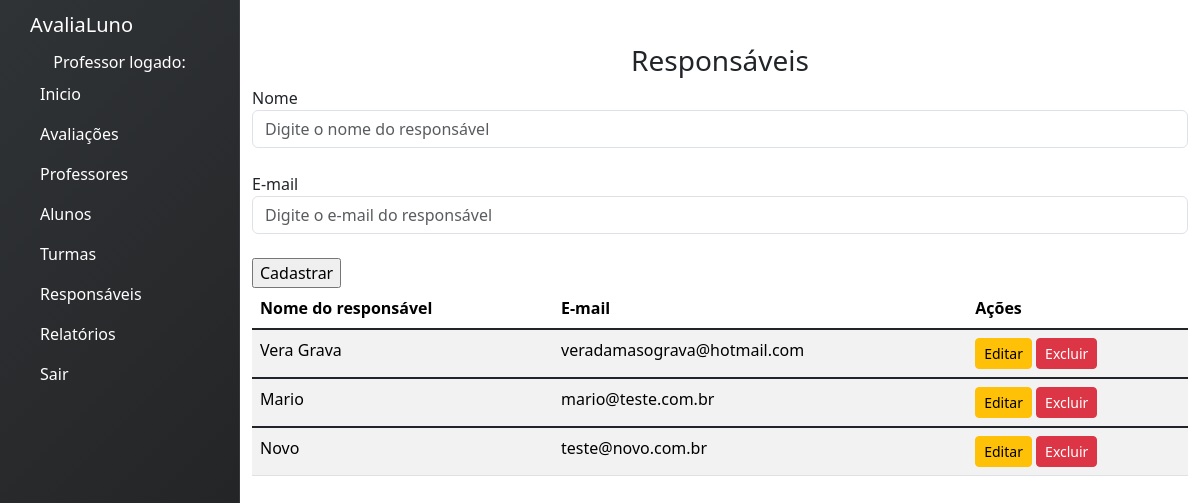
The app's page /responsaveis with its own data.
### avaliacoes/models.py (models this page shows, shortened)
class Responsavel(models.Model):
    nome = models.CharField(max_length=100)
    email = models.EmailField()
    class Meta:
        verbose_name = "Responsável"
        verbose_name_plural = "Responsáveis" # Define o nome plural personalizado

### avaliacoes/views.py (the view, shortened to what this page needs)
# urls.py: path('responsaveis', views.responsaveis, name='responsaveis'),
def responsaveis(request):
    lista_responsaveis = Responsavel.objects.all()
    return render(request,'responsaveis.html',{'lista_responsaveis':lista_responsaveis})

### avaliacoes/templates/responsaveis.html (shortened to what this page needs)
{% extends 'base.html' %}
{% block content %}
<h3><center> Responsáveis </center></h3>
<form action="" method="POST">
  <div class="form-group">
    <label for="exampleFormControlInput1">Nome</label>
    <input type="text" name="nome" id="nome" class="form-control" id="exampleFormControlInput1" placeholder="Digite o nome do responsável">
  </div>
  <br>
  <div class="form-group">
    <label for="exampleFormControlInput1">E-mail</label>
    <input type="text" name="email" id="email" class="form-control" id="exampleFormControlInput1" placeholder="Digite o e-mail do responsável">
  </div>
  <div class="form-group">
    <br>
    <input type="submit" name="salvar_responsavel" id="btnSalvar" value="Cadastrar">
  </div>
</form>
<div class="table-wrapper-scroll-y my-custom-scrollbar">
  <table class="table table-striped mb-1">
      <thead>
          <tr>
              <th scope="col">Nome do responsável</th>
              <th scope="col">E-mail</th>
              <th scope="col">Ações</th>
          </tr>
      </thead>
          {% for responsavel in lista_responsaveis %}
          <tbody>
              <tr>
                  <td>{{ responsavel.nome }}</td>
                  <td>{{ responsavel.email }}</td>
                  <td>
                    <button class="btn btn-sm btn-warning"
                      onclick="editarResponsavel(
                        '{{ responsavel.id }}',
                        '{{ responsavel.nome }}',
                        '{{ responsavel.email }}'
                      )">
                      Editar
                    </button>
                    <button class="btn btn-sm btn-danger"
                      onclick="abrirModalExcluir('{{ responsavel.id }}')">
                      Excluir
                    </button>
                  </td>
              </tr>
          </tbody>
          {% endfor %}
  </table>
</div>
{% endblock %}

### avaliacoes/static/base.css (style rules this page uses)
.my-custom-scrollbar { position: relative; height: 200px; overflow: auto; }
.table-wrapper-scroll-y { display: block; }

### records on screen
Responsavel: nome "Vera Grava", email "veradamasograva@hotmail.com"
Responsavel: nome "Mario", email "mario@teste.com.br"
Responsavel: nome "Novo", email "teste@novo.com.br"
